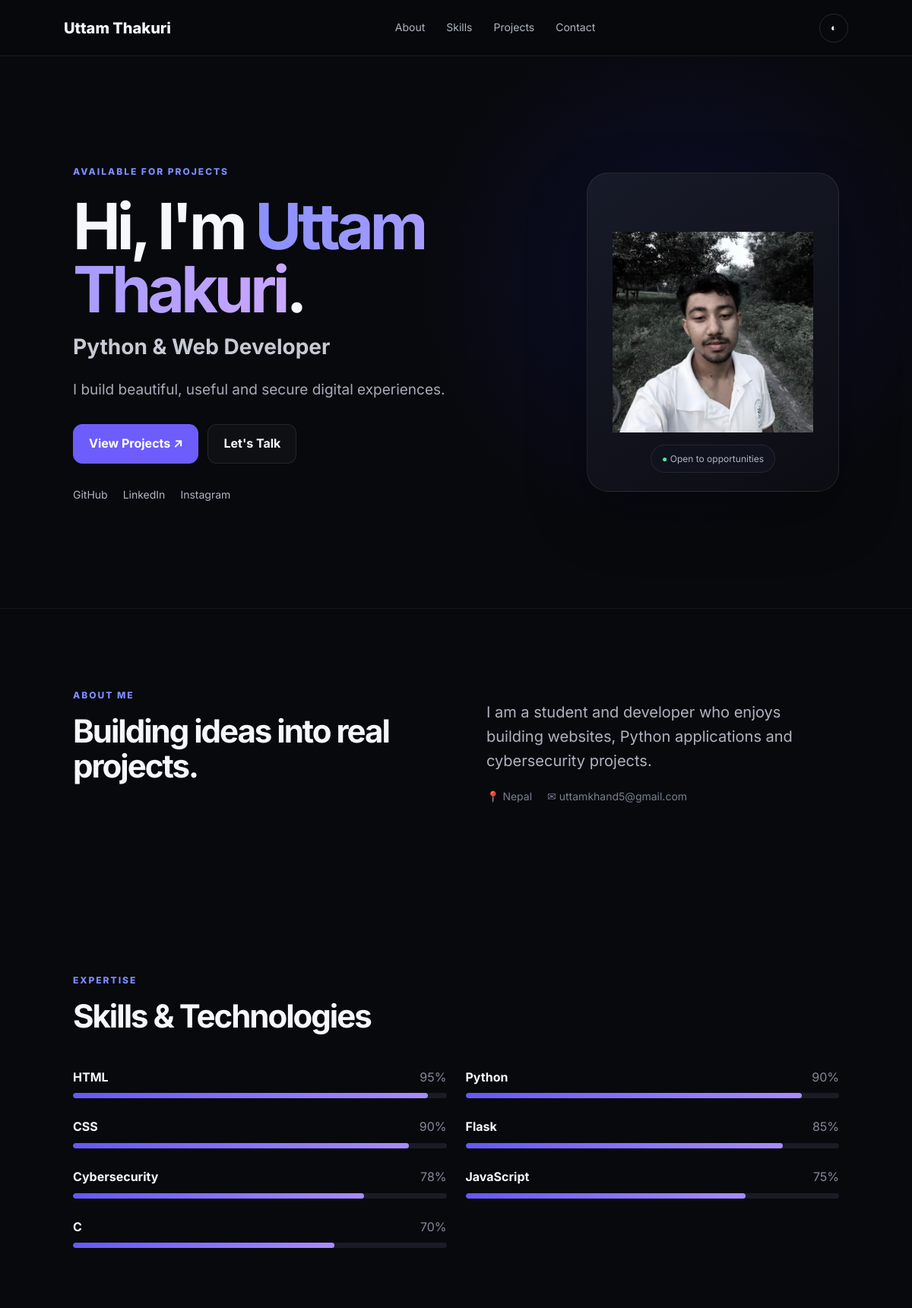
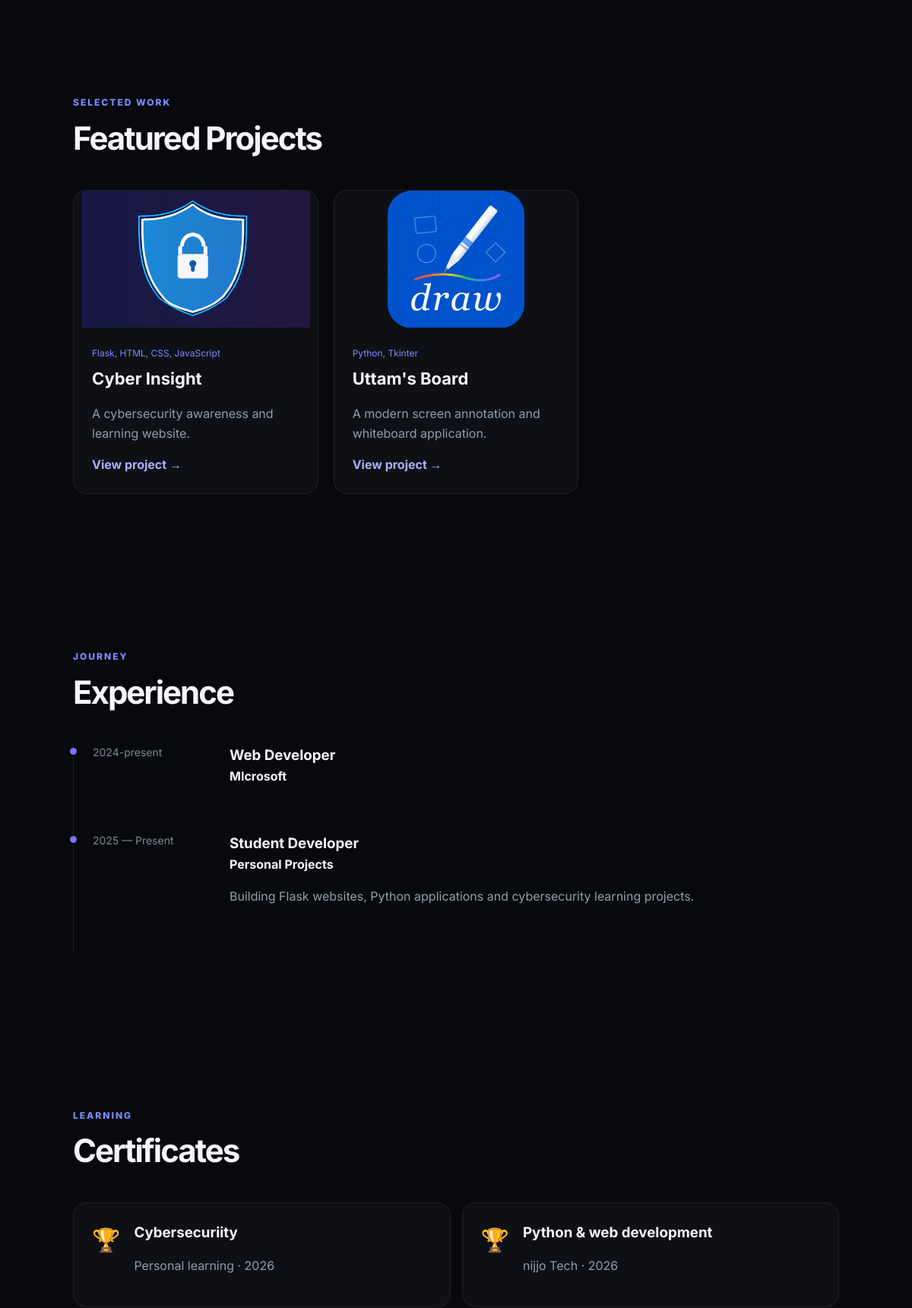
The page / (upper part) on the database its author committed (2 pictures, top to bottom).
### app/models/__init__.py (models this page shows)
class SiteSettings(db.Model):
    id = db.Column(db.Integer, primary_key=True)
    name = db.Column(db.String(120), default="Your Name")
    role = db.Column(db.String(160), default="Developer")
    tagline = db.Column(db.Text, default="")
    about = db.Column(db.Text, default="")
    email = db.Column(db.String(160), default="")
    location = db.Column(db.String(160), default="")
    github = db.Column(db.String(255), default="")
    linkedin = db.Column(db.String(255), default="")
    instagram = db.Column(db.String(255), default="")
    profile_image = db.Column(db.String(255), default="")

class Skill(db.Model):
    id = db.Column(db.Integer, primary_key=True)
    name = db.Column(db.String(100), nullable=False)
    level = db.Column(db.Integer, default=70)

class Project(db.Model):
    id = db.Column(db.Integer, primary_key=True)
    title = db.Column(db.String(160), nullable=False)
    description = db.Column(db.Text, nullable=False)
    technologies = db.Column(db.String(255), default="")
    image = db.Column(db.String(255), default="")
    github_url = db.Column(db.String(255), default="")
    live_url = db.Column(db.String(255), default="")
    featured = db.Column(db.Boolean, default=True)

class Experience(db.Model):
    id = db.Column(db.Integer, primary_key=True)
    title = db.Column(db.String(160), nullable=False)
    company = db.Column(db.String(160), default="")
    period = db.Column(db.String(100), default="")
    description = db.Column(db.Text, default="")

class Certificate(db.Model):
    id = db.Column(db.Integer, primary_key=True)
    title = db.Column(db.String(180), nullable=False)
    issuer = db.Column(db.String(160), default="")
    year = db.Column(db.String(20), default="")
    url = db.Column(db.String(255), default="")

### app/routes/main.py (the view)
@main_bp.route("/")
def index():
    return render_template("index.html",
        skills=Skill.query.order_by(Skill.level.desc()).all(),
        projects=Project.query.filter_by(featured=True).order_by(Project.id.desc()).all(),
        experiences=Experience.query.order_by(Experience.id.desc()).all(),
        certificates=Certificate.query.order_by(Certificate.id.desc()).all(),
        posts=BlogPost.query.filter_by(published=True).order_by(BlogPost.created_at.desc()).limit(3).all()
    )

### app/templates/index.html (shortened to what this page needs)
{% extends "base.html" %}
{% block content %}
<section class="hero">
<div class="hero-copy"><span class="eyebrow">AVAILABLE FOR PROJECTS</span><h1>Hi, I'm <span>{{site.name}}</span>.</h1><h2>{{site.role}}</h2><p>{{site.tagline}}</p>
<div class="actions"><a class="btn primary" href="#projects">View Projects ↗</a><a class="btn" href="#contact">Let's Talk</a></div>
<div class="socials"><a href="{{site.github}}" target="_blank">GitHub</a><a href="{{site.linkedin}}" target="_blank">LinkedIn</a><a href="{{site.instagram}}" target="_blank">Instagram</a></div></div>
<div class="hero-card">{% if site.profile_image %}<img src="{{url_for('static',filename='uploads/'+site.profile_image)}}">{% else %}<div class="avatar">UK</div>{% endif %}<div class="status">● Open to opportunities</div></div>
</section>
<section id="about" class="section split"><div><span class="eyebrow">ABOUT ME</span><h2>Building ideas into real projects.</h2></div><div><p>{{site.about}}</p><div class="facts"><span>📍 {{site.location}}</span><span>✉ {{site.email}}</span></div></div></section>
<section id="skills" class="section"><span class="eyebrow">EXPERTISE</span><h2>Skills & Technologies</h2><div class="skills-grid">{% for s in skills %}<div class="skill"><div><b>{{s.name}}</b><span>{{s.level}}%</span></div><div class="bar"><i style="width:{{s.level}}%"></i></div></div>{% endfor %}</div></section>
<section id="projects" class="section"><span class="eyebrow">SELECTED WORK</span><h2>Featured Projects</h2><div class="projects-grid">{% for p in projects %}<article class="project-card">{% if p.image %}<img src="{{url_for('static',filename='uploads/'+p.image)}}">{% else %}<div class="project-art">{{loop.index|string}}</div>{% endif %}<div class="project-body"><div class="tags">{{p.technologies}}</div><h3>{{p.title}}</h3><p>{{p.description}}</p><a href="{{url_for('main.project',project_id=p.id)}}">View project →</a></div></article>{% endfor %}</div></section>
<section class="section"><span class="eyebrow">JOURNEY</span><h2>Experience</h2><div class="timeline">{% for e in experiences %}<div class="timeline-item"><span>{{e.period}}</span><div><h3>{{e.title}}</h3><b>{{e.company}}</b><p>{{e.description}}</p></div></div>{% endfor %}</div></section>
<section class="section"><span class="eyebrow">LEARNING</span><h2>Certificates</h2><div class="cert-grid">{% for c in certificates %}<div class="cert"><span>🏆</span><div><h3>{{c.title}}</h3><p>{{c.issuer}} · {{c.year}}</p>{% if c.url %}<a href="{{c.url}}" target="_blank">Verify →</a>{% endif %}</div></div>{% endfor %}</div></section>
{% endblock %}

### app/templates/base.html (shortened to what this page needs)
<!doctype html>
<html lang="en">
<head>
<link rel="stylesheet" href="{{ url_for('static', filename='css/style.css') }}">
</head>
<body>
<header class="navbar">
<a class="brand" href="{{ url_for('main.index') }}">{{ site.name if site else 'Portfolio' }}</a>
<nav><a href="{{ url_for('main.index') }}#about">About</a><a href="{{ url_for('main.index') }}#skills">Skills</a><a href="{{ url_for('main.index') }}#projects">Projects</a><a href="{{ url_for('main.index') }}#contact">Contact</a></nav>
<button class="theme-btn" onclick="toggleTheme()">◐</button>
</header>
<main>{% block content %}{% endblock %}</main>
</body></html>

### app/static/css/style.css (style rules this page uses)
* { box-sizing:border-box }
html { scroll-behavior:smooth }
body { margin:0;background:#08090d;color:#f5f7fb;font-family:Inter,system-ui,sans-serif;line-height:1.6 }
.navbar { height:74px;display:flex;align-items:center;justify-content:space-between;padding:0 7%;position:sticky;top:0;z-index:10;background:rgba(8,9,13,.82);backdrop-filter:blur(16px);border-bottom:1px solid #ffffff12 }
.brand { font-weight:800;font-size:20px;color:inherit;text-decoration:none }
.navbar nav { display:flex;gap:28px }
.navbar nav a,.socials a { color:#aeb4c1;text-decoration:none;font-size:14px }
.theme-btn { border:1px solid #ffffff20;background:transparent;color:inherit;border-radius:50%;width:38px;height:38px }
.hero { min-height:calc(100vh - 74px);display:grid;grid-template-columns:1.3fr .7fr;align-items:center;gap:60px;padding:80px 8%;background:radial-gradient(circle at 75% 40%,#2738ff22,transparent 35%) }
.eyebrow { color:#7d8cff;font-size:12px;font-weight:800;letter-spacing:2px }
.hero h1 { font-size:clamp(48px,7vw,92px);line-height:.98;margin:20px 0 12px;letter-spacing:-5px }
.hero h1 span { background:linear-gradient(90deg,#8a91ff,#c9a7ff);-webkit-background-clip:text;color:transparent }
.hero h2 { font-size:28px;margin:0;color:#c6cad4 }
.hero p { max-width:650px;color:#a6acba;font-size:19px }
.actions { display:flex;gap:12px;margin:30px 0 }
.btn,.add,.save { display:inline-block;padding:12px 20px;border:1px solid #ffffff18;border-radius:12px;color:inherit;text-decoration:none;background:#ffffff08;cursor:pointer;font-weight:700 }
.btn.primary,.save { background:#6d5dfc;border-color:#6d5dfc;color:white }
.socials { display:flex;gap:20px }
.hero-card { height:420px;border:1px solid #ffffff15;border-radius:28px;background:linear-gradient(145deg,#171a28,#0c0d13);display:flex;align-items:center;justify-content:center;position:relative;box-shadow:0 30px 80px #0005 }
.hero-card img { width:80%;height:80%;object-fit:contain;border-radius:20px }
.status { position:absolute;bottom:24px;background:#10131d;border:1px solid #ffffff15;border-radius:99px;padding:8px 14px;color:#aeb4c1;font-size:12px }
.status:first-letter { color:#56e39f }
.section { padding:100px 8%;max-width:1400px;margin:auto }
.section>h2,.split h2 { font-size:42px;line-height:1.1;letter-spacing:-2px;margin:12px 0 45px }
.split { display:grid;grid-template-columns:1fr 1fr;gap:80px;border-top:1px solid #ffffff0f }
.split p { font-size:20px;color:#aeb4c1 }
.facts { display:flex;gap:20px;color:#777f90;font-size:14px }
.skills-grid { display:grid;grid-template-columns:repeat(2,1fr);gap:25px }
.skill>div:first-child { display:flex;justify-content:space-between }
.skill span { color:#81899a }
.bar { height:7px;background:#191c25;border-radius:20px;margin-top:8px;overflow:hidden }
.bar i { height:100%;display:block;background:linear-gradient(90deg,#6658f6,#a88cff);border-radius:20px }
.projects-grid { display:grid;grid-template-columns:repeat(3,1fr);gap:20px }
.project-card,.blog-card,.cert { border:1px solid #ffffff12;background:#0e1016;border-radius:18px;overflow:hidden }
.project-card>img { display:block;width:100%;height:180px;object-fit:contain;object-position:center;background:#0e1016 }
.project-body { padding:24px }
.project-body h3,.blog-card h3 { font-size:22px;margin:7px 0 }
.project-body p,.blog-card p,.cert p { color:#949baa }
.tags { color:#7d8cff;font-size:12px }
.project-body a,.blog-card a,.cert a { color:#b3aaff;text-decoration:none;font-weight:700 }
.timeline { border-left:1px solid #ffffff18 }
.timeline-item { display:grid;grid-template-columns:180px 1fr;padding:0 0 45px 25px;position:relative }
.timeline-item:before { content:"";position:absolute;left:-5px;top:5px;width:9px;height:9px;background:#7d72ff;border-radius:50% }
.timeline-item>span { color:#7f8796;font-size:14px }
.timeline-item h3 { margin:0 }
.timeline-item p { color:#969eac }
.cert-grid { display:grid;grid-template-columns:repeat(2,1fr);gap:15px }
.cert { padding:24px;display:flex;gap:18px }
.cert>span { font-size:30px }
.cert h3 { margin:0 }

### rows shown on the page
SiteSettings: name "Uttam Thakuri", role "Python & Web Developer", tagline "I build beautiful, useful and secure digital experiences.", profile_image (picture), about "I am a student and developer who enjoys building websites, Python applications and cybersecurity projects.", location "Nepal", email "uttamkhand5@gmail.com"
Skill: name "HTML", level "95"
Skill: name "Python", level "90"
Skill: name "CSS", level "90"
Skill: name "Flask", level "85"
Skill: name "Cybersecurity", level "78"
Skill: name "JavaScript", level "75"
Skill: name "C", level "70"
Project: image (picture), technologies "Flask, HTML, CSS, JavaScript", title "Cyber Insight", description "A cybersecurity awareness and learning website."
Project: image (picture), technologies "Python, Tkinter", title "Uttam's Board", description "A modern screen annotation and whiteboard application."
Experience: period "2024-present", title "Web Developer", company "MIcrosoft"
Experience: period "2025 — Present", title "Student Developer", company "Personal Projects", description "Building Flask websites, Python applications and cybersecurity learning projects."
Certificate: title "Cybersecuriity", issuer "Personal learning", year "2026"
Certificate: title "Python & web development", issuer "nijjo Tech", year "2026"
